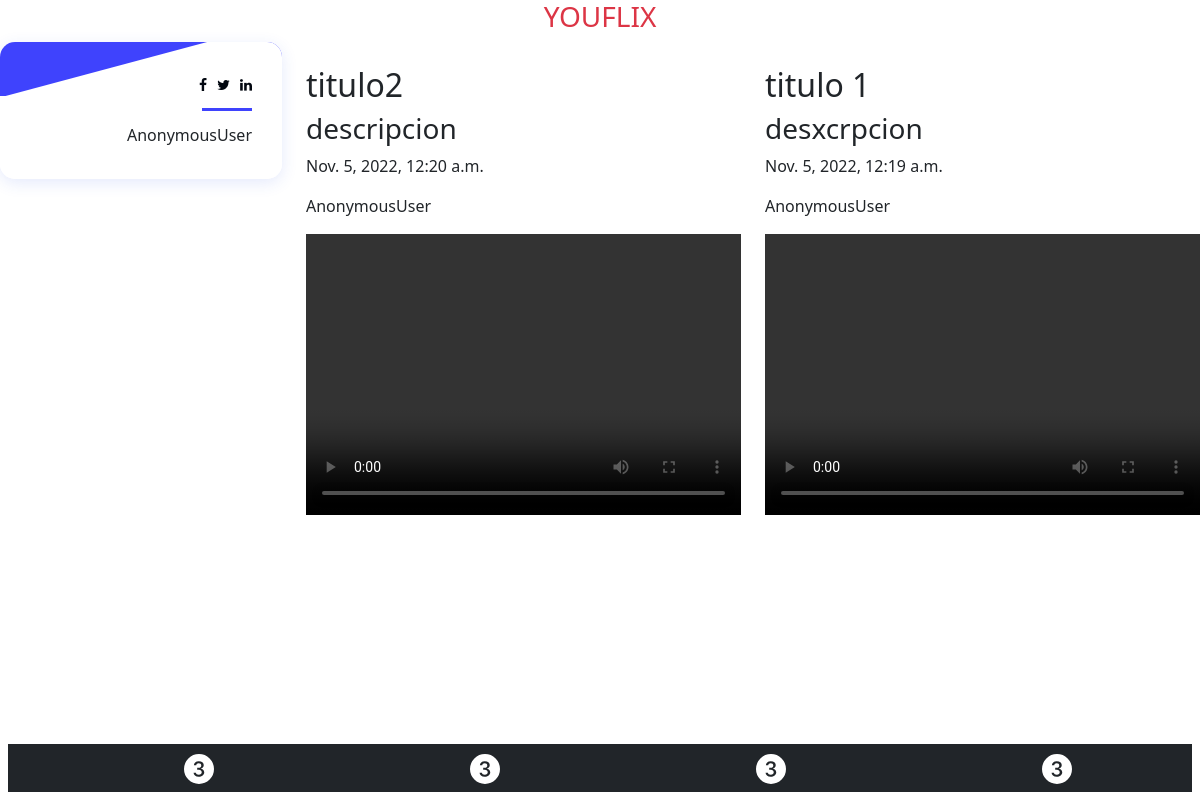
/base2/profile/, run on an earlier commit of the app's database.
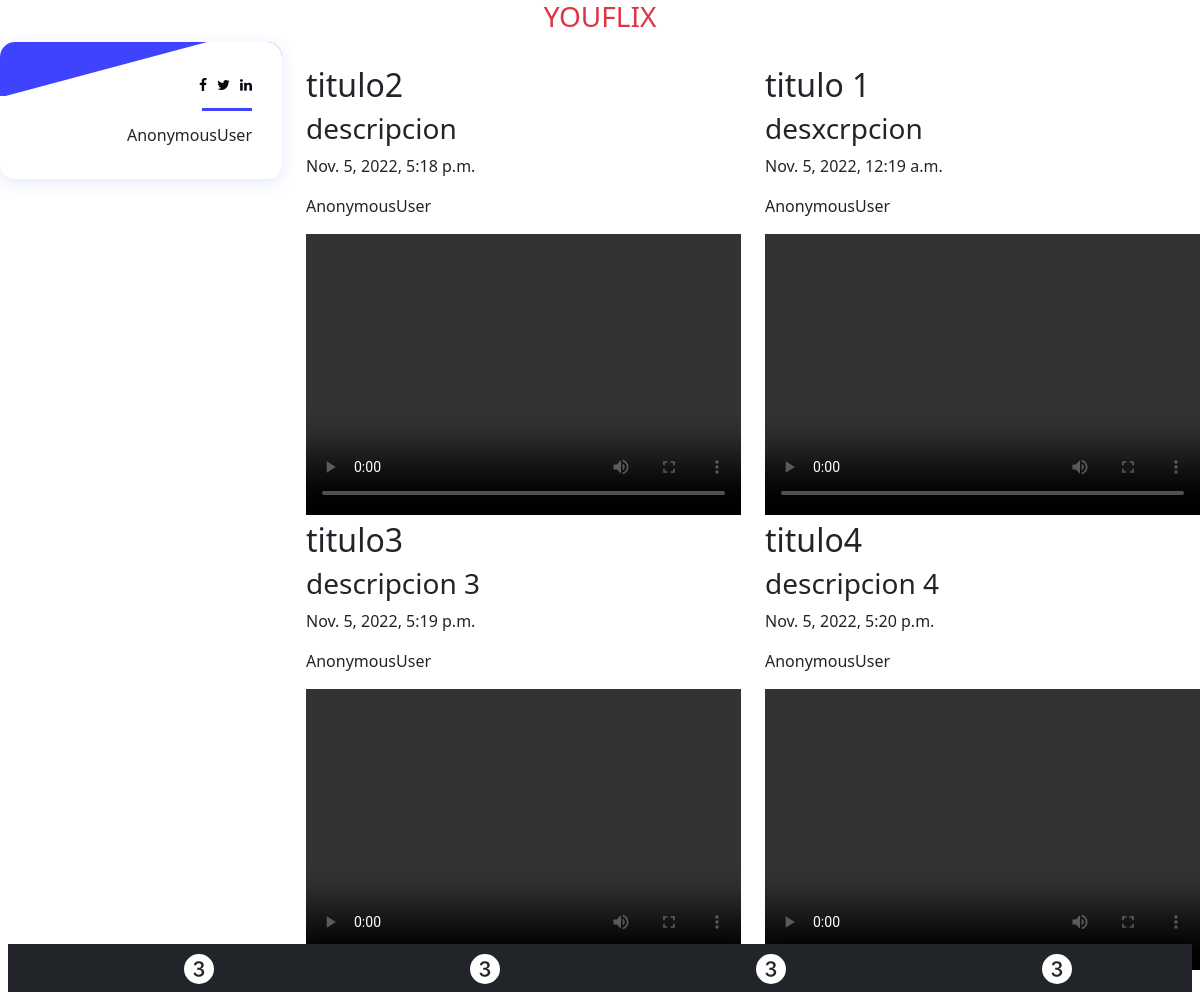
And on a later commit of the database.
### app_1/models.py (models this page shows)
class Video(models.Model):
    title = models.CharField(max_length=30)
    description = models.TextField(max_length=300, null=True)
    path = models.CharField(max_length=2000, null=True)
    datetime = models.DateTimeField(auto_now=True, blank=False, null=False)

### app_1/views.py (the view)
# urls.py: path('base2/profile/', views.profile, name='profile'),
def profile(request):
    video=Video.objects.all()
    return render(request,'app_1/profile.html',{"videos":video})

### app_1/templates/app_1/profile.html (shortened to what this page needs)
<!DOCTYPE html>
{%extends 'app_1/padre2.html' %}
{% load account %}
{% block estio %}<link rel="stylesheet" href="../../static/css/styleProfile.css"> {% endblock %}
{% block contentVideo %}
<link href="https://maxcdn.bootstrapcdn.com/font-awesome/4.7.0/css/font-awesome.min.css" rel="stylesheet" />
        <div class="row justify-content-center">
          <div class="col-12 col-sm-8 col-lg-6">
            <div class="section_heading text-center wow fadeInUp" data-wow-delay="0.2s" style="visibility: visible; animation-delay: 0.2s; animation-name: fadeInUp;">
              <h3 class="dysplay-6 text-danger">YOUFLIX</h3>
            </div>
          </div>
        </div>
        <div class="row">
          <div class="col-12 col-xs-3 col-sm-3 col-lg-3">
            <div class="single_advisor_profile wow fadeInUp" data-wow-delay="0.2s" style="visibility: visible; animation-delay: 0.2s; animation-name: fadeInUp;">
              <div class="advisor_thumb"><img src="https://bootdey.com/img/Content/avatar/avatar3.png" alt="">
                <div class="social-info"><a href="#"><i class="fa fa-facebook"></i></a><a href="#"><i class="fa fa-twitter"></i></a><a href="#"><i class="fa fa-linkedin"></i></a></div>
              </div>
              <div class="single_advisor_details_info">
                <h6>{% user_display user %}</h6>
              </div>
            </div>
          </div>
          <div class="col-12 col-xs-9 col-sm-9 col-lg-9">
            <div class="row mt-4" >
              {%for video in videos%}
                  <div class="col-xs-12 col-sm-6">
                    <div class="box rte">
                      <h2 class="boxHeadline">{{video.title}}</h2>
                      <h3 class="boxHeadlineSub">{{video.description}}</h3>
                      <p>{{video.datetime}}</p>
                      <p>{% user_display user %}</p>
                     <video width="100%" height="281" controls>
                            <source src="{{video.path}}" type="video/mp4">
                          </video>
                    </div>
                  </div>
           {%endfor%}
            </div>
          </div>
        </div>
{% endblock %}

### app_1/templates/app_1/padre2.html (shortened to what this page needs)
<!DOCTYPE html>
<html lang="en">
  <head>
    {% block estio %}{% endblock %}
      <link
        rel="stylesheet"
        href="https://cdn.jsdelivr.net/npm/bootstrap@5.2.2/dist/css/bootstrap.rtl.min.css"
      />
  </head>
  <body class="" >
    <div class="" >
      {% block contentVideo %}{% endblock %}
    </div>
    <div class="dashboard-content text-center px-3 pt-4" >
      <nav class="navbar navbar-expand navbar-dark bg-dark fixed-bottom m-2">
        <ul class="navbar-nav nav-justified w-100 md-4">
            <li class="nav-item">
                <a class="navbar-brand" href="#">
                  </a>
            </li>
            <li class="nav-item">
                <a class="navbar-brand" href="#">
                  </a>
            </li>
            <li class="nav-item">
                <a class="navbar-brand" href="#">
                  </a>
            </li>
            <li class="nav-item">
                <a class="navbar-brand" href="#">
                  </a>
            </li>
        </ul>
        </nav>
    </div>
  </body>
</html>

### app_1/static/css/styleProfile.css (style rules this page uses)
body { margin-top:20px; background:#eee; }
.single_advisor_profile { position: relative; margin-bottom: 50px; -webkit-transition-duration: 500ms; transition-duration: 500ms; z-index: 1; border-radius: 15px; -webkit-box-shadow: 0 0.25rem 1rem 0 rgba(47, 91, 234, 0.125); box-shadow: 0 0.25rem 1rem 0 rgba(47, 91, 234, 0.125); }
.single_advisor_profile .advisor_thumb { position: relative; z-index: 1; border-radius: 15px 15px 0 0; margin: 0 auto; padding: 30px 30px 0 30px; background-color: #3f43fd; overflow: hidden; }
.single_advisor_profile .advisor_thumb::after { -webkit-transition-duration: 500ms; transition-duration: 500ms; position: absolute; width: 150%; height: 80px; bottom: -45px; left: -25%; content: ""; background-color: #ffffff; -webkit-transform: rotate(-15deg); transform: rotate(-15deg); }
.single_advisor_profile .advisor_thumb .social-info { position: absolute; z-index: 1; width: 100%; bottom: 0; right: 30px; text-align: right; }
.single_advisor_profile .advisor_thumb .social-info a { font-size: 14px; color: #020710; padding: 0 5px; }
.single_advisor_profile .advisor_thumb .social-info a:last-child { padding-right: 0; }
.single_advisor_profile .single_advisor_details_info { position: relative; z-index: 1; padding: 30px; text-align: right; -webkit-transition-duration: 500ms; transition-duration: 500ms; border-radius: 0 0 15px 15px; background-color: #ffffff; }
.single_advisor_profile .single_advisor_details_info::after { -webkit-transition-duration: 500ms; transition-duration: 500ms; position: absolute; z-index: 1; width: 50px; height: 3px; background-color: #3f43fd; content: ""; top: 12px; right: 30px; }
.single_advisor_profile .single_advisor_details_info h6 { margin-bottom: 0.25rem; -webkit-transition-duration: 500ms; transition-duration: 500ms; }

What changed in the data, as far as the page shows it:
changed Video "titulo2": datetime "Nov. 5, 2022, 12:20 a.m." → "Nov. 5, 2022, 5:18 p.m."
added Video: title "titulo3", description "descripcion 3", datetime "Nov. 5, 2022, 5:19 p.m.", user_display "AnonymousUser"
added Video: title "titulo4", description "descripcion 4", datetime "Nov. 5, 2022, 5:20 p.m.", user_display "AnonymousUser"
